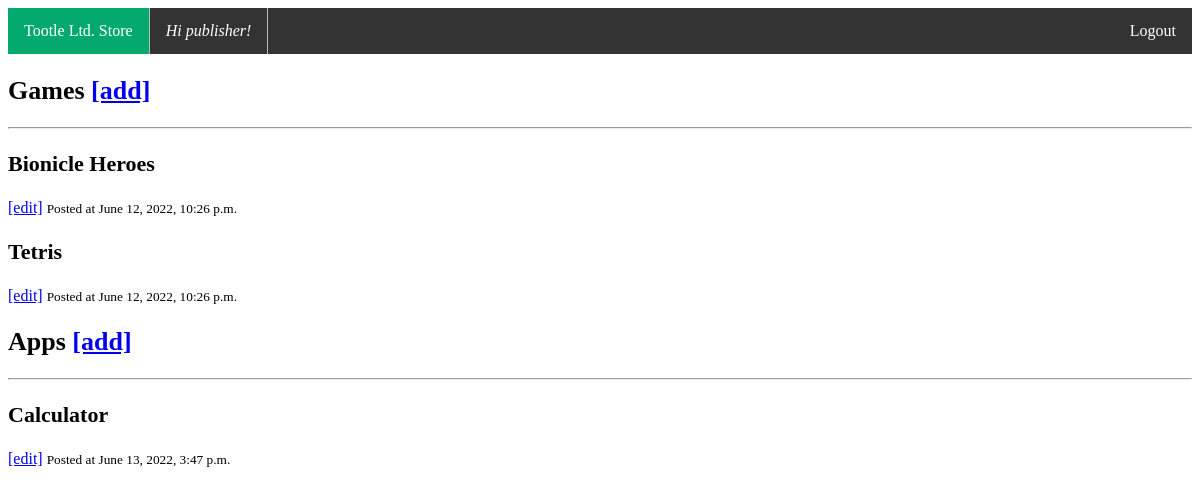
The page / (signed in) on the database its author committed.
### news/models.py (models this page shows, shortened)
class SiteUser(AbstractUser):
    created_at = models.DateTimeField(auto_now_add=True)
    is_user = models.BooleanField(default=False)
    is_publisher = models.BooleanField(default=False)

class Game(models.Model):
    id = models.AutoField(primary_key=True)
    title = models.CharField(max_length=255)
    body = models.TextField()
    date_added = models.DateTimeField(auto_now_add=True)
    def get_id(self):
        return f"{self.id}"
    class Meta:
        ordering = ['-date_added']

class App(models.Model):
    id = models.AutoField(primary_key=True)
    title = models.CharField(max_length=255)
    body = models.TextField()
    date_added = models.DateTimeField(auto_now_add=True)
    def get_id(self):
        return f"{self.id}"
    class Meta:
        ordering = ['-date_added']

### news/views.py (the view, shortened to what this page needs)
# urls.py: 2. Add a URL to urlpatterns:  path('', views.home, name='home')
def home(request):
    if request.user.is_authenticated:
        if request.user.is_publisher or request.user.is_user:
            user = SiteUser.objects.get(id=request.user.id)
            return render(request, 'home.html', {'games': Game.objects.all(), 'apps': App.objects.all()})
    return render(request, 'home.html', {'games': Game.objects.all(), 'apps': App.objects.all()})

### news/templates/home.html (shortened to what this page needs)
{% extends 'base.html' %}
{% block content %}
    <h2 style="font-size: 26px"> Games
        {% if user.is_publisher %}
        <a href="add_game" <i>[add]</i></a>{% endif %}
    </h2>
    <hr/>
    {% for game in games %}
        <div class='post block'>
            <h3 style="font-size: 22px">{{ game.title }} </h3>
                {% if user.is_publisher %}
                <a href="game/{{ game.get_id }}" <i>[edit]</i></a>
                {% endif %}
            <small>Posted at {{ game.date_added }}</small>
        </div>
    {% endfor %}
    {% if user.is_authenticated %}
    <h2 style="font-size: 26px"> Apps
        {% if user.is_publisher %}
        <a href="add_app" <i>[add]</i></a>{% endif %}
    </h2>
    <hr/>
    {% for app in apps %}
        <div class='post block'>
            <h3 style="font-size: 22px">{{ app.title }} </h3>
                {% if user.is_publisher %}
                <a href="app/{{ app.get_id }}" <i>[edit]</i></a>
                {% endif %}
            <small>Posted at {{ app.date_added }}</small>
        </div>
    {% endfor %}
    {% else %}
    <hr/>
    Login in order to view available Apps
    {% endif %}
{% endblock %}

### news/templates/base.html (shortened to what this page needs)
<!DOCTYPE html>
<html>
    <head>
    </head>
    <body>
        <ul>
            <li><a class="active" href="/">Tootle Ltd. Store</a></li>
            {% if user.is_authenticated %}
            <li><a><i>Hi {{ user.username }}!</i></a>
            <li style="float:right"><a href="{% url 'logout' %}">Logout</a></li>
            {% else %}
            <li><a><i>You are not logged in!</i></a></li>
            <li style="float:right"><a href="{% url 'login' %}">Login</a></li>
            {% endif %}
        </ul>
        <section class="section">
            <div class="container">
                {% block content %}
                {% endblock %}
            </div>
        </section>
    </body>
</html>

### news/templates/base.html (style rules this page uses)
ul { list-style-type: none; margin: 0; padding: 0; overflow: hidden; background-color: #333; }
li { float: left; border-right:1px solid #bbb; }
li:last-child { border-right: none; }
li a { display: block; color: white; text-align: center; padding: 14px 16px; text-decoration: none; }
.active { background-color: #04AA6D; }

### rows shown on the page
SiteUser: username "publisher"
Game: title "Bionicle Heroes", date_added "June 12, 2022, 10:26 p.m."
Game: title "Tetris", date_added "June 12, 2022, 10:26 p.m."
App: title "Calculator", date_added "June 13, 2022, 3:47 p.m."
